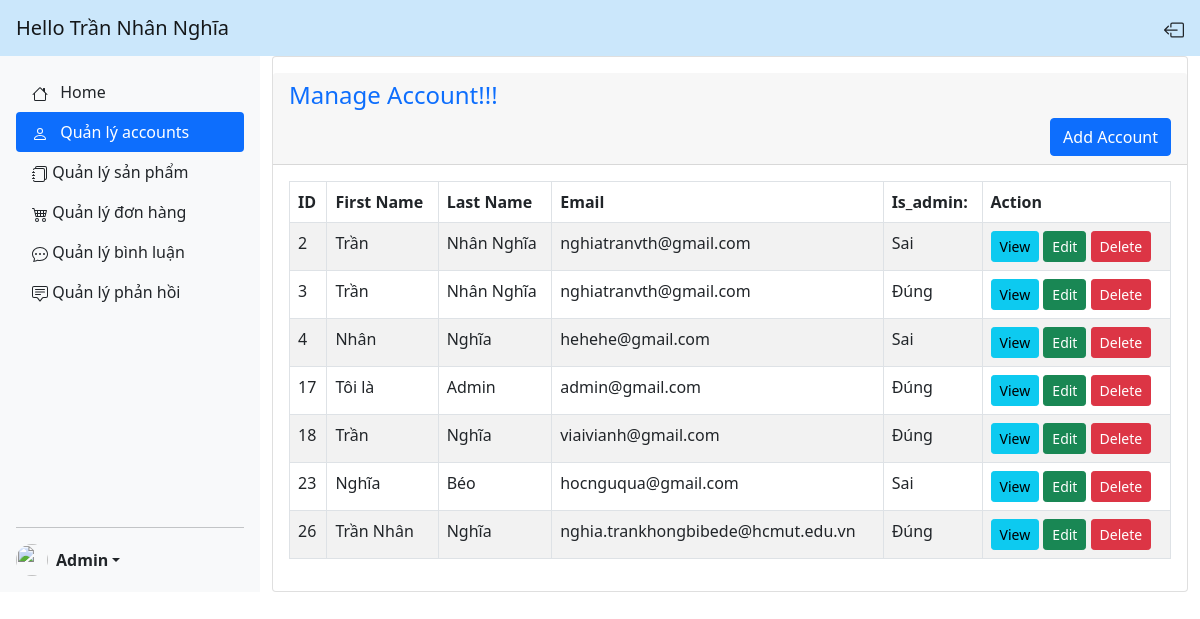
Page /admin/account.php (signed in) on the committed database.
### tables this page shows
CREATE TABLE `accounts` (
  `id` int(11) NOT NULL,
  `firstName` varchar(255) NOT NULL,
  `lastName` varchar(255) NOT NULL,
  `birthday` date NOT NULL,
  `address` text NOT NULL,
  `phone` varchar(12) DEFAULT NULL,
  `email` varchar(255) NOT NULL,
  `password` varchar(255) NOT NULL,
  `gender` varchar(8) NOT NULL,
  `is_admin` tinyint(1) NOT NULL DEFAULT 0,
  `created_at` timestamp NOT NULL DEFAULT current_timestamp()
);

### HTML/admin/account.php (the view, shortened to what this page needs)
<!DOCTYPE html>
<html lang="en">
<head>
    <link href="https://cdn.jsdelivr.net/npm/bootstrap@5.0.2/dist/css/bootstrap.min.css" rel="stylesheet">
</head>
<body>
    <?php if (!isset($_SESSION['is_admin']) || !$_SESSION['is_admin']) { ?>
        <div class="alert alert-danger text-center" role="alert">
            You don't have permission
        </div>
        <a href="../index.php" class="btn btn-primary">Return to homepage</a>
    <?php } else { ?>
        <nav class="navbar navbar-light" style="background-color: #cbe7fb;">
            <span class="navbar-brand mb-0 h1 ms-3">Hello <?php echo $_SESSION['name']; ?> </span>
            <a href="logout.php" class="nav-link link-dark">
            </a>
        </nav>
        <div class="d-flex">
            <div class="d-flex flex-column flex-shrink-0 p-3 bg-light" style="width: 260px; background-color: #e3f2fd;">
                <ul class="nav nav-pills flex-column mb-auto">
                    <li class="nav-item">
                        <a href="index.php" class="nav-link link-dark">
                            Home
                        </a>
                    </li>
                    <li>
                        <a href="account.php" class="nav-link active" aria-current="page">
                            Quản lý accounts
                        </a>
                    </li>
                    <li>
                        <a href="product.php" class="nav-link link-dark">
                            Quản lý sản phẩm
                        </a>
                    </li>
                    <li>
                        <a href="order.php" class="nav-link link-dark">
                            Quản lý đơn hàng
                        </a>
                    </li>
                    <li>
                        <a href="comment.php" class="nav-link link-dark">
                            Quản lý bình luận
                        </a>
                    </li>
                    <li>
                        <a href="reply.php" class="nav-link link-dark">
                            Quản lý phản hồi
                        </a>
                    </li>
                </ul>
                <hr>
                <div class="dropdown">
                    <a href="#" class="d-flex align-items-center link-dark text-decoration-none dropdown-toggle" id="dropdownUser2" data-bs-toggle="dropdown" aria-expanded="false">
                        <img src="http://cdn.onlinewebfonts.com/svg/img_325798.png" alt="" width="32" height="32" class="rounded-circle me-2">
                        <strong>Admin</strong>
                    </a>
                </div>
            </div>
            <div class="container">
                <div class="row">
                    <div class="col-md-12">
                        <div class="card">
                            <div class="card-header mt-3">
                                <div class="h4 text-primary">
                                    Manage Account!!!
                                </div>
                                <button type="button" class="btn btn-primary float-end" data-bs-toggle="modal" data-bs-target="#userAddModal">
                                    Add Account
                                </button>
                            </div>
                            <div class="card-body">
                                <table class="table table-bordered table-striped" id="myTable">
                                    <thead>
                                        <tr>
                                            <th>ID</th>
                                            <th>First Name</th>
                                            <th>Last Name</th>
                                            <th>Email</th>
                                            <th>Is_admin:</th>
                                            <th>Action</th>
                                        </tr>
                                    </thead>
                                    <tbody>
                                        <?php
                                        require 'dbcon.php';
                                        $sql = "SELECT * FROM accounts";
                                        $result = mysqli_query($conn, $sql);
                                        if (mysqli_num_rows($result) > 0) {
                                            foreach ($result as $user) {
                                        ?>
                                                <tr>
                                                    <td><?= $user['id'] ?></td>
                                                    <td><?= $user['firstName'] ?></td>
                                                    <td><?= $user['lastName'] ?></td>
                                                    <td><?= $user['email'] ?></td>
                                                    <td><?= $user['is_admin'] ? 'Đúng' : 'Sai' ?></td>
                                                    <td>
                                                        <button type="button" value="<?= $user['id']; ?>" class="viewUserBtn btn btn-info btn-sm">View</button>
                                                        <button type="button" value="<?= $user['id']; ?>" class="editUserBtn btn btn-success btn-sm">Edit</button>
                                                        <button type="button" value="<?= $user['id']; ?>" class="deleteUserBtn btn btn-danger btn-sm">Delete</button>
                                                    </td>
                                                </tr>
                                        <?php
                                            }
                                        }
                                        ?>
                                    </tbody>
                                </table>
                            </div>
                        </div>
                    </div>
                </div>
            </div>
        </div>
    <?php } ?>
</body>
</html>

### rows in the picture
accounts: id "2", firstName "Trần", lastName "Nhân Nghĩa", email "nghiatranvth@gmail.com", is_admin "Sai"
accounts: id "3", firstName "Trần", lastName "Nhân Nghĩa", email "nghiatranvth@gmail.com", is_admin "Đúng"
accounts: id "4", firstName "Nhân", lastName "Nghĩa", email "hehehe@gmail.com", is_admin "Sai"
accounts: id "17", firstName "Tôi là", lastName "Admin", email "admin@gmail.com", is_admin "Đúng"
accounts: id "18", firstName "Trần", lastName "Nghĩa", email "viaivianh@gmail.com", is_admin "Đúng"
accounts: id "23", firstName "Nghĩa", lastName "Béo", email "hocnguqua@gmail.com", is_admin "Sai"
accounts: id "26", firstName "Trần Nhân", lastName "Nghĩa", email "nghia.trankhongbibede@hcmut.edu.vn", is_admin "Đúng"

### other values in the picture
$_SESSION['name'] "Trần Nhân Nghĩa"
